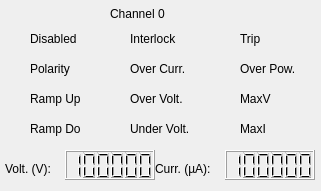
     <widget class="QWidget" name="widget_channel_0" native="true">
      <property name="geometry">
       <rect>
        <x>0</x>
        <y>290</y>
        <width>321</width>
        <height>191</height>
       </rect>
      </property>
      <widget class="QLabel" name="label_channel_0_trip">
       <property name="geometry">
        <rect>
         <x>240</x>
         <y>30</y>
         <width>67</width>
         <height>17</height>
        </rect>
       </property>
       <property name="text">
        <string>Trip</string>
       </property>
      </widget>
      <widget class="QLabel" name="label_channel_0">
       <property name="geometry">
        <rect>
         <x>110</x>
         <y>5</y>
         <width>71</width>
         <height>17</height>
        </rect>
       </property>
       <property name="text">
        <string>Channel 0</string>
       </property>
      </widget>
      <widget class="QLabel" name="label_channel_0_voltage">
       <property name="geometry">
        <rect>
         <x>5</x>
         <y>160</y>
         <width>81</width>
         <height>17</height>
        </rect>
       </property>
       <property name="text">
        <string>Volt. (V):</string>
       </property>
      </widget>
      <widget class="QLabel" name="label_channel_0_maxi">
       <property name="geometry">
        <rect>
         <x>240</x>
         <y>120</y>
         <width>67</width>
         <height>17</height>
        </rect>
       </property>
       <property name="text">
        <string>MaxI</string>
       </property>
      </widget>
      <widget class="QLabel" name="label_channel_0_disabled_led">
       <property name="geometry">
        <rect>
         <x>10</x>
         <y>30</y>
         <width>16</width>
         <height>16</height>
        </rect>
       </property>
       <property name="text">
        <string/>
       </property>
       <property name="pixmap">
        <pixmap resource="../data/resources.qrc">:/grey.png</pixmap>
       </property>
       <property name="scaledContents">
        <bool>true</bool>
       </property>
      </widget>
      <widget class="QLabel" name="label_channel_0_maxv_led">
       <property name="geometry">
        <rect>
         <x>220</x>
         <y>90</y>
         <width>16</width>
         <height>16</height>
        </rect>
       </property>
       <property name="text">
        <string/>
       </property>
       <property name="pixmap">
        <pixmap resource="../data/resources.qrc">:/grey.png</pixmap>
       </property>
       <property name="scaledContents">
        <bool>true</bool>
       </property>
      </widget>
      <widget class="QLabel" name="label_channel_0_under_voltage">
       <property name="geometry">
        <rect>
         <x>130</x>
         <y>120</y>
         <width>91</width>
         <height>17</height>
        </rect>
       </property>
       <property name="text">
        <string>Under Volt.</string>
       </property>
      </widget>
      <widget class="QLCDNumber" name="lcdNumber_channel_0_current">
       <property name="geometry">
        <rect>
         <x>225</x>
         <y>150</y>
         <width>90</width>
         <height>30</height>
        </rect>
       </property>
       <property name="digitCount">
        <number>6</number>
       </property>
       <property name="intValue" stdset="0">
        <number>888888</number>
       </property>
      </widget>
      <widget class="QLabel" name="label_channel_0_over_voltage_led">
       <property name="geometry">
        <rect>
         <x>110</x>
         <y>90</y>
         <width>16</width>
         <height>16</height>
        </rect>
       </property>
       <property name="text">
        <string/>
       </property>
       <property name="pixmap">
        <pixmap resource="../data/resources.qrc">:/grey.png</pixmap>
       </property>
       <property name="scaledContents">
        <bool>true</bool>
       </property>
      </widget>
      <widget class="QLabel" name="label_channel_0_over_current">
       <property name="geometry">
        <rect>
         <x>130</x>
         <y>60</y>
         <width>91</width>
         <height>17</height>
        </rect>
       </property>
       <property name="text">
        <string>Over Curr.</string>
       </property>
      </widget>
      <widget class="QLabel" name="label_channel_0_ramp_down_led">
       <property name="geometry">
        <rect>
         <x>10</x>
         <y>120</y>
         <width>16</width>
         <height>16</height>
        </rect>
       </property>
       <property name="text">
        <string/>
       </property>
       <property name="pixmap">
        <pixmap resource="../data/resources.qrc">:/grey.png</pixmap>
       </property>
       <property name="scaledContents">
        <bool>true</bool>
       </property>
      </widget>
      <widget class="QLabel" name="label_channel_0_maxi_led">
       <property name="geometry">
        <rect>
         <x>220</x>
         <y>120</y>
         <width>16</width>
         <height>16</height>
        </rect>
       </property>
       <property name="text">
        <string/>
       </property>
       <property name="pixmap">
        <pixmap resource="../data/resources.qrc">:/grey.png</pixmap>
       </property>
       <property name="scaledContents">
        <bool>true</bool>
       </property>
      </widget>
      <widget class="QLabel" name="label_channel_0_ramp_up_led">
       <property name="geometry">
        <rect>
         <x>10</x>
         <y>90</y>
         <width>16</width>
         <height>16</height>
        </rect>
       </property>
       <property name="text">
        <string/>
       </property>
       <property name="pixmap">
        <pixmap resource="../data/resources.qrc">:/grey.png</pixmap>
       </property>
       <property name="scaledContents">
        <bool>true</bool>
       </property>
      </widget>
      <widget class="QLCDNumber" name="lcdNumber_channel_0_voltage">
       <property name="geometry">
        <rect>
         <x>65</x>
         <y>150</y>
         <width>90</width>
         <height>30</height>
        </rect>
       </property>
       <property name="digitCount">
        <number>6</number>
       </property>
       <property name="segmentStyle">
        <enum>QLCDNumber::Filled</enum>
       </property>
       <property name="value" stdset="0">
        <double>888888.000000000000000</double>
       </property>
       <property name="intValue" stdset="0">
        <number>888888</number>
       </property>
      </widget>
      <widget class="QLabel" name="label_channel_0_ramp_down">
       <property name="geometry">
        <rect>
         <x>30</x>
         <y>120</y>
         <width>81</width>
         <height>17</height>
        </rect>
       </property>
       <property name="text">
        <string>Ramp Do</string>
       </property>
      </widget>
      <widget class="QLabel" name="label_channel_0_over_power_led">
       <property name="geometry">
        <rect>
         <x>220</x>
         <y>60</y>
         <width>16</width>
         <height>16</height>
        </rect>
       </property>
       <property name="text">
        <string/>
       </property>
       <property name="pixmap">
        <pixmap resource="../data/resources.qrc">:/grey.png</pixmap>
       </property>
       <property name="scaledContents">
        <bool>true</bool>
       </property>
      </widget>
      <widget class="QLabel" name="label_channel_0_interlock">
       <property name="geometry">
        <rect>
         <x>130</x>
         <y>30</y>
         <width>67</width>
         <height>17</height>
        </rect>
       </property>
       <property name="text">
        <string>Interlock</string>
       </property>
      </widget>
      <widget class="QLabel" name="label_channel_0_interlock_led">
       <property name="geometry">
        <rect>
         <x>110</x>
         <y>30</y>
         <width>16</width>
         <height>16</height>
        </rect>
       </property>
       <property name="text">
        <string/>
       </property>
       <property name="pixmap">
        <pixmap resource="../data/resources.qrc">:/grey.png</pixmap>
       </property>
       <property name="scaledContents">
        <bool>true</bool>
       </property>
      </widget>
      <widget class="QLabel" name="label_channel_0_maxv">
       <property name="geometry">
        <rect>
         <x>240</x>
         <y>90</y>
         <width>67</width>
         <height>17</height>
        </rect>
       </property>
       <property name="text">
        <string>MaxV</string>
       </property>
      </widget>
      <widget class="QLabel" name="label_channel_0_over_power">
       <property name="geometry">
        <rect>
         <x>240</x>
         <y>60</y>
         <width>81</width>
         <height>17</height>
        </rect>
       </property>
       <property name="text">
        <string>Over Pow.</string>
       </property>
      </widget>
      <widget class="QLabel" name="label_channel_0_trip_led">
       <property name="geometry">
        <rect>
         <x>220</x>
         <y>30</y>
         <width>16</width>
         <height>16</height>
        </rect>
       </property>
       <property name="text">
        <string/>
       </property>
       <property name="pixmap">
        <pixmap resource="../data/resources.qrc">:/grey.png</pixmap>
       </property>
       <property name="scaledContents">
        <bool>true</bool>
       </property>
      </widget>
      <widget class="QLabel" name="label_channel_0_over_current_led">
       <property name="geometry">
        <rect>
         <x>110</x>
         <y>60</y>
         <width>16</width>
         <height>16</height>
        </rect>
       </property>
       <property name="text">
        <string/>
       </property>
       <property name="pixmap">
        <pixmap resource="../data/resources.qrc">:/grey.png</pixmap>
       </property>
       <property name="scaledContents">
        <bool>true</bool>
       </property>
      </widget>
      <widget class="QLabel" name="label_channel_0_polarity">
       <property name="geometry">
        <rect>
         <x>30</x>
         <y>60</y>
         <width>67</width>
         <height>17</height>
        </rect>
       </property>
       <property name="text">
        <string>Polarity</string>
       </property>
      </widget>
      <widget class="QLabel" name="label_channel_0_ramp_up">
       <property name="geometry">
        <rect>
         <x>30</x>
         <y>90</y>
         <width>67</width>
         <height>17</height>
        </rect>
       </property>
       <property name="text">
        <string>Ramp Up</string>
       </property>
      </widget>
      <widget class="QLabel" name="label_channel_0_under_voltage_led">
       <property name="geometry">
        <rect>
         <x>110</x>
         <y>120</y>
         <width>16</width>
         <height>16</height>
        </rect>
       </property>
       <property name="text">
        <string/>
       </property>
       <property name="pixmap">
        <pixmap resource="../data/resources.qrc">:/grey.png</pixmap>
       </property>
       <property name="scaledContents">
        <bool>true</bool>
       </property>
      </widget>
      <widget class="QLabel" name="label_channel_0_state_led">
       <property name="enabled">
        <bool>true</bool>
       </property>
       <property name="geometry">
        <rect>
         <x>200</x>
         <y>5</y>
         <width>16</width>
         <height>16</height>
        </rect>
       </property>
       <property name="text">
        <string/>
       </property>
       <property name="pixmap">
        <pixmap resource="../data/resources.qrc">:/lightgreen.png</pixmap>
       </property>
       <property name="scaledContents">
        <bool>true</bool>
       </property>
      </widget>
      <widget class="QLabel" name="label_channel_0_polarity_led">
       <property name="geometry">
        <rect>
         <x>10</x>
         <y>60</y>
         <width>16</width>
         <height>16</height>
        </rect>
       </property>
       <property name="text">
        <string/>
       </property>
       <property name="pixmap">
        <pixmap resource="../data/resources.qrc">:/lightorange.png</pixmap>
       </property>
       <property name="scaledContents">
        <bool>true</bool>
       </property>
      </widget>
      <widget class="QLabel" name="label_channel_0_current">
       <property name="geometry">
        <rect>
         <x>155</x>
         <y>160</y>
         <width>91</width>
         <height>17</height>
        </rect>
       </property>
       <property name="text">
        <string>Curr. (µA):</string>
       </property>
      </widget>
      <widget class="QLabel" name="label_channel_0_disabled">
       <property name="geometry">
        <rect>
         <x>30</x>
         <y>30</y>
         <width>67</width>
         <height>17</height>
        </rect>
       </property>
       <property name="text">
        <string>Disabled</string>
       </property>
      </widget>
      <widget class="QLabel" name="label_channel_0_over_voltage">
       <property name="geometry">
        <rect>
         <x>130</x>
         <y>90</y>
         <width>91</width>
         <height>17</height>
        </rect>
       </property>
       <property name="text">
        <string>Over Volt.</string>
       </property>
      </widget>
     </widget>
